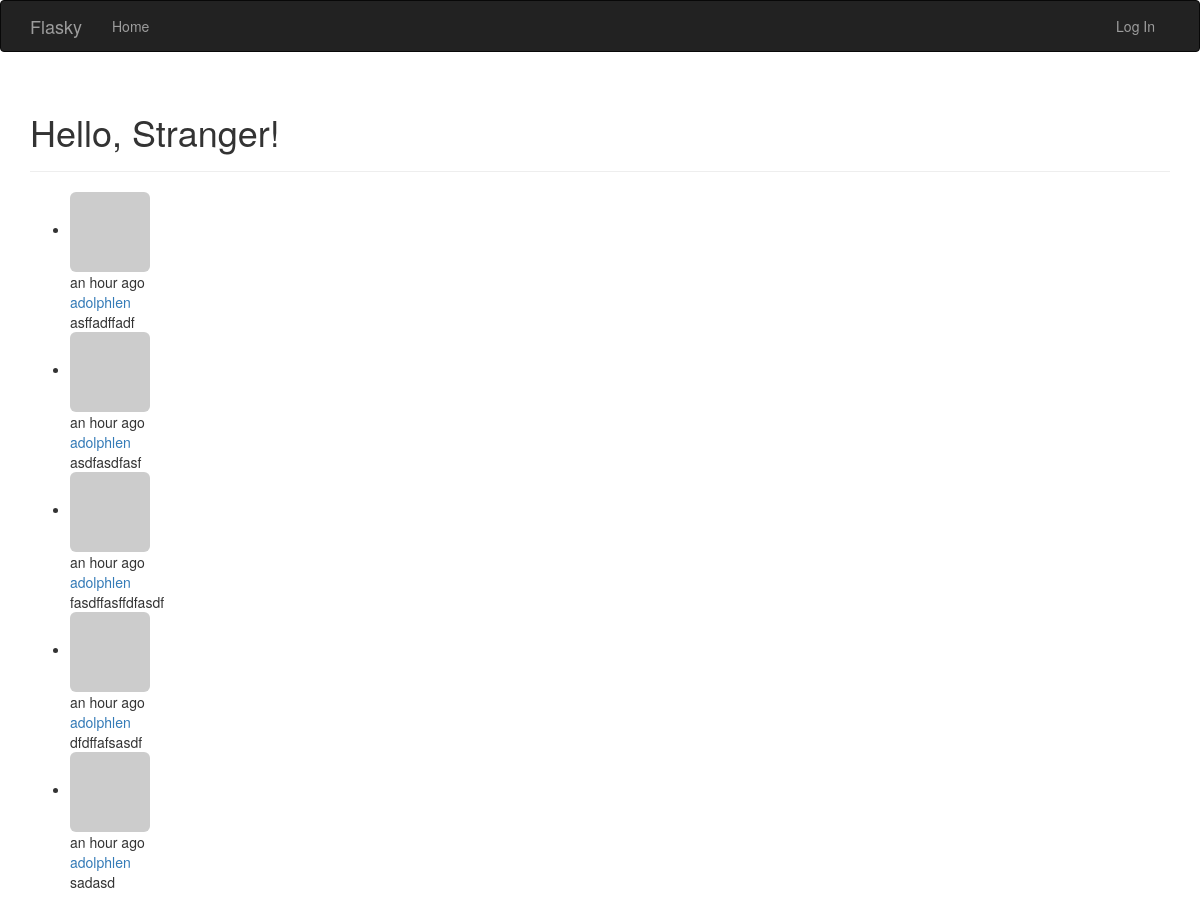
The page / on the database its author committed.
### app/models.py (models this page shows, shortened)
class Post(db.Model):
    __tablename__ = 'posts'
    id = db.Column(db.Integer, primary_key=True)
    body = db.Column(db.Text)
    timestamp = db.Column(db.DateTime, index=True, default=datetime.utcnow)
    author_id = db.Column(db.Integer, db.ForeignKey('users.id'))

class User(UserMixin, db.Model):
    __tablename__ = 'users'
    id = db.Column(db.Integer, primary_key=True)
    email = db.Column(db.String(64), unique=True, index=True)
    username = db.Column(db.String(64), unique=True, index=True)
    role_id = db.Column(db.Integer, db.ForeignKey('roles.id'))
    password_hash = db.Column(db.String(128))
    confirmed = db.Column(db.Boolean, default=False)
    name = db.Column(db.String(64))
    location = db.Column(db.String(64))
    about_me = db.Column(db.Text())
    member_since = db.Column(db.DateTime(), default=datetime.utcnow)
    last_seen = db.Column(db.DateTime(), default=datetime.utcnow)
    avatar_hash = db.Column(db.String(32))
    posts = db.relationship('Post', backref='author', lazy='dynamic')
    @property
    def password(self):
        raise AttributeError('password is not a readable attribute')
    def gravatar_hash(self):
            return hashlib.md5(self.email.lower().encode('utf-8')).hexdigest()
    def gravatar(self, size=100, default='identicon', rating='g'):
        if request.is_secure:
            url = 'https://secure.gravatar.com/avatar'
        else:
            url = 'https://www.gravatar.com/avatar'
        hash = self.avatar_hash or self.gravatar_hash()
        return '{url}/{hash}?s={size}&d={default}&r={rating}'.format(
            url=url, hash=hash, size=size, default=default, rating=rating)

### app/main/views.py (the view)
@main.route('/', methods=['GET', 'POST'])
def index():
    form = PostForm()
    if current_user.can(Permission.WRITE) and form.validate_on_submit():
        post = Post(body=form.boby.data,
                    author = current_user._get_current_object())
        db.session.add(post)
        db.session.commit()
        return redirect(url_for('.index'))
    posts = Post.query.order_by(Post.timestamp.desc()).all()
    return render_template('index.html', form=form, posts=posts)

### app/auth/views.py (called while the page is built)
@auth.before_app_request
def before_request():
    if current_user.is_authenticated \
            and not current_user.confirmed \
            and request.blueprint != 'auth'\
            and request.endpoint != 'static':
        return redirect(url_for('auth.unconfirmed'))

### app/main/__init__.py (called while the page is built)
@main.app_context_processor
def inject_permissions():
    return dict(Permission=Permission)

### app/models.py (called while the page is built)
    def can(self, permissions):
        return False

### app/templates/index.html (shortened to what this page needs)
{% extends "base.html" %}
{% import "bootstrap/wtf.html" as wtf %}
{% block page_content %}
<div class="page-header">
    <h1>Hello, {% if current_user.is_authenticated %}{{ current_user.username }}{% else %}Stranger{% endif %}!</h1>
</div>
<ul class="posts">
    {% for post in posts %}
    <li class="post">
        <div class="post-thumbnail">
            <a href="{{ url_for('.user', username=post.author.username) }}">
                <img class="img-rounded profile-thumbnail" src="{{ post.author.gravatar(size=40) }}">
            </a>
        </div>
        <div class="post-content">
            <div class="post-date">{{ moment(post.timestamp).fromNow() }}</div>
            <div class="post-author"><a href="{{ url_for('.user', username=post.author.username) }}">{{ post.author.username }}</a></div>
            <div class="post-body">{{ post.body }}</div>
        </div>
    </li>
    {% endfor %}
</ul>
{% endblock %}

### app/templates/base.html (shortened to what this page needs)
{% extends "bootstrap/base.html" %}
{% block head %}
{{ super() }}
{% endblock %}
{% block navbar %}
<div class="navbar navbar-inverse" role="navigation">
    <div class="container">
        <div class="navbar-header">
            <a class="navbar-brand" href="{{ url_for('main.index') }}">Flasky</a>
        </div>
        <div class="navbar-collapse collapse">
            <ul class="nav navbar-nav">
                <li><a href="{{ url_for('main.index') }}">Home</a></li>
            </ul>
            <ul class="nav navbar-nav navbar-right">
                {% if current_user.is_authenticated %}
                <li class="dropdown">
                    <a href="#" class="dropdown-toggle" data-toggle="dropdown">Account <b class="caret"></b></a>
                    <ul class="dropdown-menu">
                        <li><a href="{{ url_for('auth.change_password') }}">Change Password</a></li>
                        <li><a href="{{ url_for('auth.change_email_request') }}">Change Email</a></li>
                        <li><a href="{{ url_for('auth.logout') }}">Log Out</a></li>
                    </ul>
                </li>
                {% else %}
                <li><a href="{{ url_for('auth.login') }}">Log In</a></li>
                {% endif %}
            </ul>
        </div>
    </div>
</div>
{% endblock %}
{% block content %}
<div class="container">
    {% block page_content %}{% endblock %}
</div>
{% endblock %}

### rows shown on the page
Post: timestamp "an hour ago", author.username "adolphlen", body "asffadffadf"
Post: timestamp "an hour ago", author.username "adolphlen", body "asdfasdfasf"
Post: timestamp "an hour ago", author.username "adolphlen", body "fasdffasffdfasdf"
Post: timestamp "an hour ago", author.username "adolphlen", body "dfdffafsasdf"
Post: timestamp "an hour ago", author.username "adolphlen", body "sadasd"
